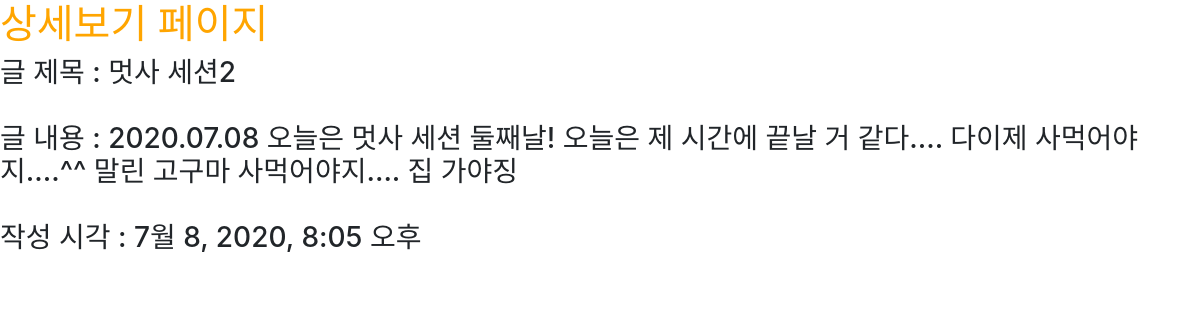
The app's page /posts/show/8 with its own data.
### posts/models.py (models this page shows)
class Post(models.Model):
    title = models.CharField(max_length=50, null=False)
    content = models.TextField()
    view_count = models.IntegerField(default = 0)
    created_at = models.DateTimeField(auto_now_add = True)
    updated_at = models.DateTimeField(auto_now = True)

### posts/views.py (the view)
# urls.py: path('show/<int:id>', show, name="show")
def show(request, id):
    post = Post.objects.get(pk=id)
    return render(request, 'posts/show.html', {'post': post})

### posts/templates/posts/show.html
{% extends 'base.html' %}
{% block content %}
<h1>상세보기 페이지</h1>
<h3>글 제목 : {{ post.title }} </h3><br>
<h3>글 내용 : {{ post.content }} </h3><br>
<h3>작성 시각 : {{ post.created_at }} </h3><br>
{% endblock %}

### myblog/static/css/project.css (style rules this page uses)
h1 { color: orange; }

### records on screen
Post: title "멋사 세션2", content "2020.07.08 오늘은 멋사 세션 둘째날! 오늘은 제 시간에 끝날 거 같다.... 다이제 사먹어야지....^^ 말린 고구마 사먹어야지.... 집 가야징", created_at "7월 8, 2020, 8:05 오후"
